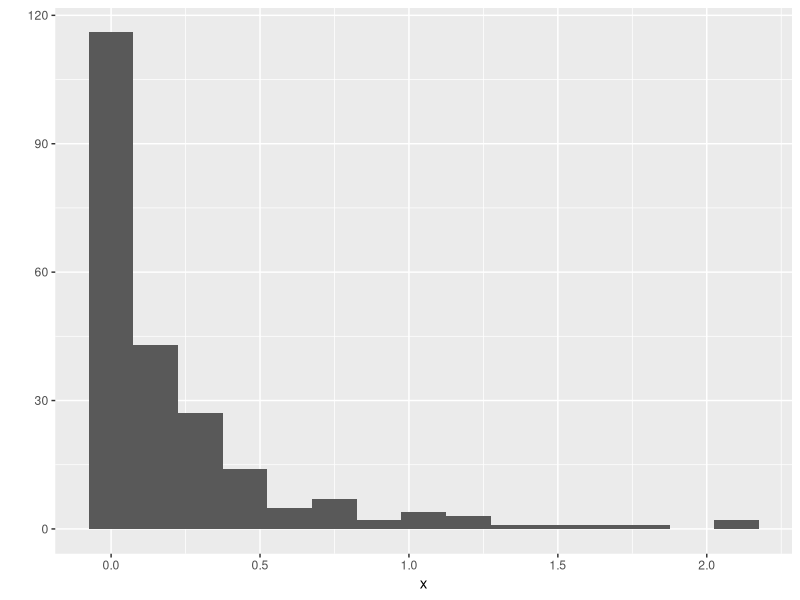
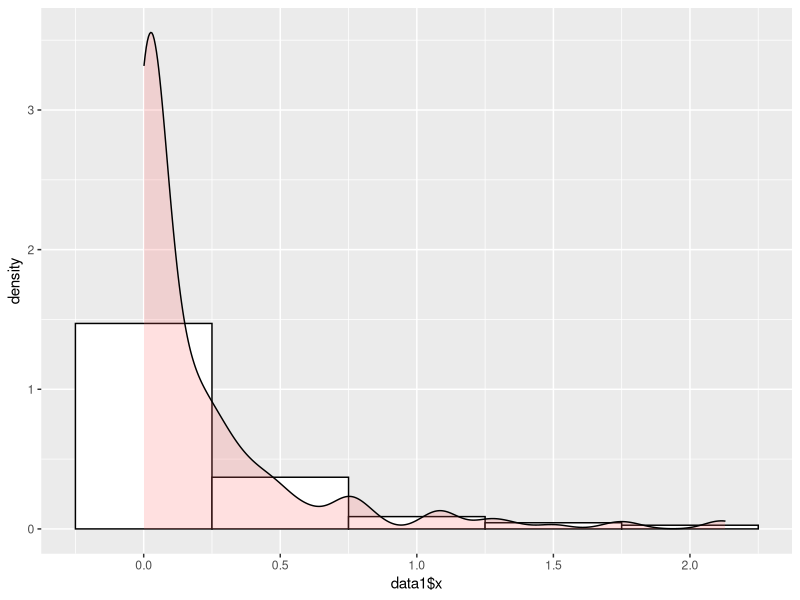

The R source for these figures, in order:
##  This file summarizes the presentation demonstrating the use of 
##  method of moment estimations as entry points for maximum likelihood estimation
##  when calculation of MLE's cannot be performed analytically.
##
##  The data used for this example is from Rainfall Evaluation Studies carried out 
##  in the 1960's at the Univeristy of Illinois by Floyd Huff.  
##  
##  The data are rain gauge readings taken after rainstorms in the years 1960 through 1964
##  in selected areas in central and souther Illinois.
##
##  The accumulated rainfall readings are assumed to be gamma distributed.
##
##  In the classroom presentation, the MLE estimation for the parameeters of the gamma
##  distribution are shown to yield a nonlinear equation that cannot be solved explicitly.
##  This is a well-known result.  So, the MLE estimation is carried out using 
##  a numerical estimation that is seeded with initial estimates obtained by using
##  the method of moments.
##  
##  This famous case provides you excellent practice for the method of moments
##  estimation and maximum likelihood methods we hav discussed -- and it shows you
##  an iterative method for estimating MLE's when analysis is unavailable.
##  


##  Start with the data -- be sure to examine the variables as you go through this
##  script, so that you know what has been done and how.

library(ggplot2)
setwd("/Users/jiayuan/Documents/MA681/hw4")
data <- read.csv("illinois rain 1960-1964.csv",header=F)
data1 <- unlist(data)
head(data1)
tail(data1)

## 


data1 <- data.frame(data1[1:227])
colnames(data1) <- "x"

qplot(x, data=data1, geom = "histogram",binwidth=.15)

##  Now using the MGF for gamme or be simply looking it up
##  use the following facts about the gamma function 
##
##  firt moment = m1 = (alpha/lambda)

##  second moment = m2 = m1^2 + (m1/lambda)

##  from with you get equations for alpha and labda in terms of the moments

##  lambda = m1 / (m2 - m1^2)     note that (m2 - m1^2) = variance(x)

##  alpha = (m1^2)/(m2 - mx^2)

##  Now use the sample statistics X-bar and S-squared to estimate lambda and alpha

## lambda-hat = X-bar/S-squre

## alpha-hat =  (X-bar)^2 / S-square

##  So here are the calculations:

mean(data1$x)
var(data1$x)


alpha <- mean(data1$x)^2/var(data1$x)  # 0.376
lambda <- mean(data1$x)/var(data1$x)   # 1.677

# Homework #1:  Now make a plot ths superimposes the gamma density with the alpha and lambda as above
# on the histogram of the data.
# 
# see http://www.cookbook-r.com/Graphs/Plotting_distributions_(ggplot2)/
# for instructions on how to plot

## Of course, you now want to know how close these estimates are so ... 
ggplot(data1, aes(x=data1$x)) + 
  geom_histogram(aes(y=..density..),      # Histogram with density instead of count on y-axis
                 binwidth=.5,
                 colour="black", fill="white") +
  geom_density(alpha=.2, fill="#FF6666")  # Overlay with transparent density plot

## 
## homework # 2
## bootstrap -- samples (n=227) from gamma(alpha, lambda)
## to find the variance for the estimates of alpha and lambda
## state confidence for your estimates.  State why you picked 
## the estimator you used for the confidence interval.
## 

n<-227
x<-rgamma(n, shape=alpha, rate = lambda)
x
mu.hat<-mean(x)
sigma2.hat<-var(x)
t.alpha<-mu.hat^2/sigma2.hat
t.alpha
t.lambda<-mu.hat/sigma2.hat
t.lambda
B <- 1000
tboot.alpha <- rep(0,B)
tboot.lambda <- rep(0,B)
for(i in 1:B){
  x.s <- sample(x, n, replace=TRUE)
  tboot.alpha[i]<-mean(x.s)^2/var(x.s)
  tboot.lambda[i]<-mean(x.s)/var(x.s)
}
var(tboot.alpha)
var(tboot.lambda)
se.alpha <- sqrt(var(tboot.alpha))
se.lambda <- sqrt(var(tboot.lambda))
se.alpha
se.lambda

Percentile.alpha <- c(quantile(tboot.alpha,.025),quantile(tboot.alpha,.975))
pivotal.alpha <- c((2*t.alpha - quantile(tboot.alpha, .975)),(2*t.alpha - quantile(tboot.alpha, .025))) 

Percentile.lambda <- c(quantile(tboot.lambda,.025),quantile(tboot.lambda,.975))
pivotal.lambda <- c((2*t.lambda - quantile(tboot.lambda, .975)),(2*t.lambda - quantile(tboot.lambda, .025))) 

cat("Method       95% Interval\n")
cat("Percentile     (", Percentile.alpha[1], ",     ", Percentile.alpha[2], ") \n")
cat("Pivotal  (", pivotal.alpha[1], ",    ", pivotal.alpha[2], ") \n")

cat("Method       95% Interval\n")
cat("Percentile     (", Percentile.lambda[1], ",     ", Percentile.lambda[2], ") \n")
cat("Pivotal  (", pivotal.lambda[1], ",    ", pivotal.lambda[2], ") \n")

###################
##  to get read for the max likelihood estimation
##  tryout the function we're going to use

# try nlminb -- notice how it takes a function to optimize (minimize)
# examine the result

func <- function(y){(y[1]-3)^2 + (y[2]+1)^2}
min.func <- nlminb(start=c(1,1), obj= func)
min.func$par

# comes up with the obvious answer


# now lets use it to get max likelihood
x1 <- data1$x

n <- length(data1$x)
# remember we know how to MINIMIZE so
# setup theta <- c(alpha,lambda)
# and 

minus.likelihood <- function(theta) {-(n*theta[1]*log(theta[2])-n*lgamma(theta[1])+(theta[1]-1)*sum(log(x1))-theta[2]*sum(x1))}

max.likelihood <- nlminb(start=c(.3762, 1.6767), obj = minus.likelihood)

max.likelihood$par #0.4407914 1.9643791


# Homework # 3
# Justify the minus.likelihood fuction used above.  Note the use of "lgamma."
# 
# once you have solutions you believe, 
# bootstrap to get standard errors for alpha and lambda
# and produce an extimated confidence interval
# 
# Use this case to build a an illustrated guide to this kind of estimation. 
# The homework assignments will be part of this guide, but go beyond that to
# make a resource for yourself.

n<-227
x<-rgamma(n, shape=alpha, rate = lambda)
x
minus.likelihood <- function(theta){
  -(n*theta[1]*log(theta[2])-n*lgamma(theta[1])+
      (theta[1]-1)*sum(log(x1))-theta[2]*sum(x1))
}
max.likelihood <- nlminb(start=c(.3762, 1.6767), obj = minus.likelihood)
para<-max.likelihood$par
t.alpha<-para[1]
t.alpha
t.lambda<-para[2]
t.lambda
B <- 1000
tboot.alpha <- rep(0,B)
tboot.lambda <- rep(0,B)
for(i in 1:B){
  x.s <- sample(x, 100, replace=TRUE)
  minus.likelihood <- function(theta) {
    -(100*theta[1]*log(theta[2])-100*lgamma(theta[1])+
        (theta[1]-1)*sum(log(x.s))-theta[2]*sum(x.s))}
  alpha1<-mean(x.s)^2/var(x.s)
  lambda1<-mean(x.s)/var(x.s)
  max.likelihood <- nlminb(start=c(alpha1, lambda1), obj = minus.likelihood)
  tboot.alpha[i]<-max.likelihood$par[1]
  tboot.lambda[i]<-max.likelihood$par[2]
}
var(tboot.alpha)
var(tboot.lambda)
se.alpha <- sqrt(var(tboot.alpha))
se.lambda <- sqrt(var(tboot.lambda))
se.alpha
se.lambda

Percentile.alpha <- c(quantile(tboot.alpha,.025),quantile(tboot.alpha,.975))
pivotal.alpha <- c((2*t.alpha - quantile(tboot.alpha, .975)),(2*t.alpha - quantile(tboot.alpha, .025))) 

Percentile.lambda <- c(quantile(tboot.lambda,.025),quantile(tboot.lambda,.975))
pivotal.lambda <- c((2*t.lambda - quantile(tboot.lambda, .975)),(2*t.lambda - quantile(tboot.lambda, .025))) 

cat("Method       95% Interval\n")
cat("Percentile     (", Percentile.alpha[1], ",     ", Percentile.alpha[2], ") \n")
cat("Pivotal  (", pivotal.alpha[1], ",    ", pivotal.alpha[2], ") \n")

cat("Method       95% Interval\n")
cat("Percentile     (", Percentile.lambda[1], ",     ", Percentile.lambda[2], ") \n")
cat("Pivotal  (", pivotal.lambda[1], ",    ", pivotal.lambda[2], ") \n")




